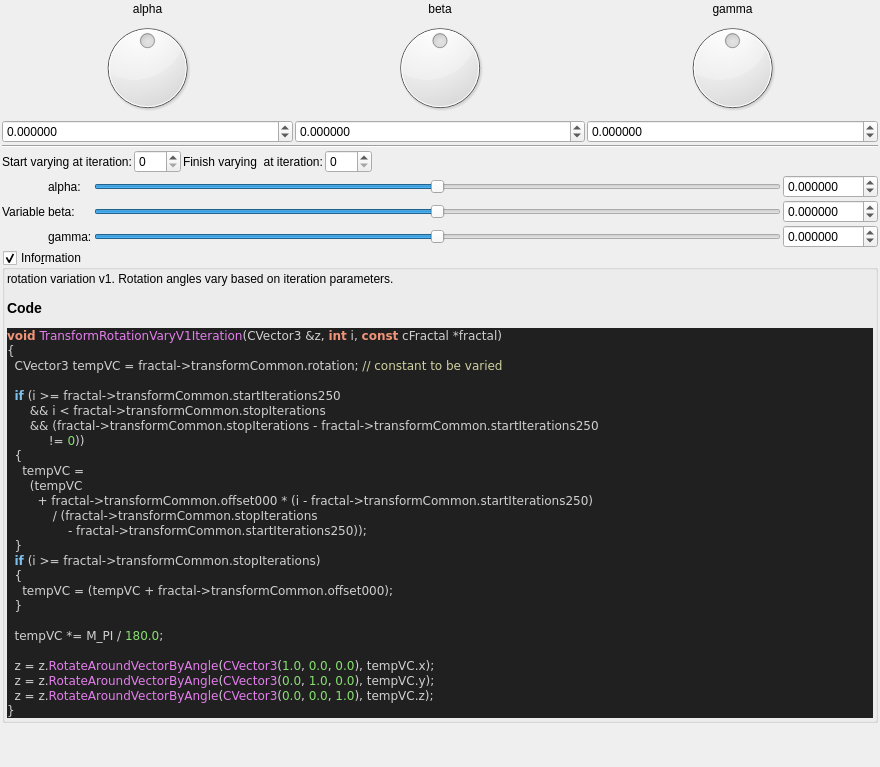
<?xml version="1.0" encoding="UTF-8"?>
<ui version="4.0">
 <class>transf_rotation_varyV1</class>
 <widget class="QWidget" name="Form">
  <property name="geometry">
   <rect>
    <x>0</x>
    <y>0</y>
    <width>880</width>
    <height>767</height>
   </rect>
  </property>
  <property name="windowTitle">
   <string notr="true">transf_rotation_varyV1</string>
  </property>
  <layout class="QVBoxLayout" name="verticalLayout">
   <property name="spacing">
    <number>2</number>
   </property>
   <property name="leftMargin">
    <number>2</number>
   </property>
   <property name="topMargin">
    <number>2</number>
   </property>
   <property name="rightMargin">
    <number>2</number>
   </property>
   <property name="bottomMargin">
    <number>2</number>
   </property>
   <item>
    <layout class="QGridLayout" name="gridLayout_2">
     <property name="spacing">
      <number>2</number>
     </property>
     <item row="2" column="2">
      <widget class="MyDoubleSpinBox" name="spinboxd3_transf_rotation_z">
       <property name="sizePolicy">
        <sizepolicy hsizetype="Minimum" vsizetype="Maximum">
         <horstretch>0</horstretch>
         <verstretch>0</verstretch>
        </sizepolicy>
       </property>
       <property name="prefix">
        <string/>
       </property>
       <property name="suffix">
        <string/>
       </property>
       <property name="decimals">
        <number>6</number>
       </property>
       <property name="minimum">
        <double>-180.000000000000000</double>
       </property>
       <property name="maximum">
        <double>180.000000000000000</double>
       </property>
       <property name="singleStep">
        <double>1.000000000000000</double>
       </property>
      </widget>
     </item>
     <item row="2" column="0">
      <widget class="MyDoubleSpinBox" name="spinboxd3_transf_rotation_x">
       <property name="sizePolicy">
        <sizepolicy hsizetype="Minimum" vsizetype="Maximum">
         <horstretch>0</horstretch>
         <verstretch>0</verstretch>
        </sizepolicy>
       </property>
       <property name="prefix">
        <string/>
       </property>
       <property name="suffix">
        <string/>
       </property>
       <property name="decimals">
        <number>6</number>
       </property>
       <property name="minimum">
        <double>-180.000000000000000</double>
       </property>
       <property name="maximum">
        <double>180.000000000000000</double>
       </property>
       <property name="singleStep">
        <double>1.000000000000000</double>
       </property>
      </widget>
     </item>
     <item row="0" column="2">
      <widget class="QLabel" name="label_15">
       <property name="text">
        <string>gamma</string>
       </property>
       <property name="alignment">
        <set>Qt::AlignCenter</set>
       </property>
      </widget>
     </item>
     <item row="0" column="0">
      <widget class="QLabel" name="label_13">
       <property name="text">
        <string>alpha</string>
       </property>
       <property name="alignment">
        <set>Qt::AlignCenter</set>
       </property>
      </widget>
     </item>
     <item row="0" column="1">
      <widget class="QLabel" name="label_14">
       <property name="text">
        <string>beta</string>
       </property>
       <property name="alignment">
        <set>Qt::AlignCenter</set>
       </property>
      </widget>
     </item>
     <item row="1" column="1">
      <widget class="QDial" name="dial3_transf_rotation_y">
       <property name="minimum">
        <number>-18000</number>
       </property>
       <property name="maximum">
        <number>18000</number>
       </property>
       <property name="wrapping">
        <bool>true</bool>
       </property>
      </widget>
     </item>
     <item row="2" column="1">
      <widget class="MyDoubleSpinBox" name="spinboxd3_transf_rotation_y">
       <property name="sizePolicy">
        <sizepolicy hsizetype="Minimum" vsizetype="Maximum">
         <horstretch>0</horstretch>
         <verstretch>0</verstretch>
        </sizepolicy>
       </property>
       <property name="prefix">
        <string/>
       </property>
       <property name="suffix">
        <string/>
       </property>
       <property name="decimals">
        <number>6</number>
       </property>
       <property name="minimum">
        <double>-180.000000000000000</double>
       </property>
       <property name="maximum">
        <double>180.000000000000000</double>
       </property>
       <property name="singleStep">
        <double>1.000000000000000</double>
       </property>
      </widget>
     </item>
     <item row="1" column="2">
      <widget class="QDial" name="dial3_transf_rotation_z">
       <property name="minimum">
        <number>-18000</number>
       </property>
       <property name="maximum">
        <number>18000</number>
       </property>
       <property name="wrapping">
        <bool>true</bool>
       </property>
      </widget>
     </item>
     <item row="1" column="0">
      <widget class="QDial" name="dial3_transf_rotation_x">
       <property name="minimum">
        <number>-18000</number>
       </property>
       <property name="maximum">
        <number>18000</number>
       </property>
       <property name="wrapping">
        <bool>true</bool>
       </property>
      </widget>
     </item>
     <item row="3" column="0" colspan="3">
      <widget class="Line" name="line">
       <property name="orientation">
        <enum>Qt::Horizontal</enum>
       </property>
      </widget>
     </item>
    </layout>
   </item>
   <item>
    <layout class="QGridLayout" name="gridLayout_44">
     <property name="spacing">
      <number>2</number>
     </property>
     <item row="0" column="0" colspan="4">
      <layout class="QGridLayout" name="gridLayout_45">
       <item row="0" column="3">
        <widget class="MySpinBox" name="spinboxInt_transf_stop_iterations">
         <property name="sizePolicy">
          <sizepolicy hsizetype="Minimum" vsizetype="Maximum">
           <horstretch>0</horstretch>
           <verstretch>0</verstretch>
          </sizepolicy>
         </property>
         <property name="maximum">
          <number>250</number>
         </property>
        </widget>
       </item>
       <item row="0" column="4">
        <spacer name="horizontalSpacer_24">
         <property name="orientation">
          <enum>Qt::Horizontal</enum>
         </property>
         <property name="sizeHint" stdset="0">
          <size>
           <width>40</width>
           <height>20</height>
          </size>
         </property>
        </spacer>
       </item>
       <item row="0" column="1">
        <widget class="MySpinBox" name="spinboxInt_transf_start_iterations_250">
         <property name="sizePolicy">
          <sizepolicy hsizetype="Minimum" vsizetype="Maximum">
           <horstretch>0</horstretch>
           <verstretch>0</verstretch>
          </sizepolicy>
         </property>
         <property name="maximum">
          <number>250</number>
         </property>
        </widget>
       </item>
       <item row="0" column="2">
        <widget class="QLabel" name="label_169">
         <property name="text">
          <string>Finish varying  at iteration:</string>
         </property>
        </widget>
       </item>
       <item row="0" column="0">
        <widget class="QLabel" name="label_171">
         <property name="text">
          <string>Start varying at iteration:</string>
         </property>
        </widget>
       </item>
      </layout>
     </item>
     <item row="2" column="3">
      <widget class="MyDoubleSpinBox" name="spinbox3_transf_offset_000_y">
       <property name="sizePolicy">
        <sizepolicy hsizetype="Minimum" vsizetype="Maximum">
         <horstretch>0</horstretch>
         <verstretch>0</verstretch>
        </sizepolicy>
       </property>
       <property name="prefix">
        <string/>
       </property>
       <property name="suffix">
        <string/>
       </property>
       <property name="decimals">
        <number>6</number>
       </property>
       <property name="minimum">
        <double>-180.000000000000000</double>
       </property>
       <property name="maximum">
        <double>180.000000000000000</double>
       </property>
       <property name="singleStep">
        <double>0.100000000000000</double>
       </property>
      </widget>
     </item>
     <item row="3" column="1">
      <widget class="QLabel" name="label_161">
       <property name="text">
        <string>gamma:</string>
       </property>
      </widget>
     </item>
     <item row="3" column="3">
      <widget class="MyDoubleSpinBox" name="spinbox3_transf_offset_000_z">
       <property name="sizePolicy">
        <sizepolicy hsizetype="Minimum" vsizetype="Maximum">
         <horstretch>0</horstretch>
         <verstretch>0</verstretch>
        </sizepolicy>
       </property>
       <property name="prefix">
        <string/>
       </property>
       <property name="suffix">
        <string/>
       </property>
       <property name="decimals">
        <number>6</number>
       </property>
       <property name="minimum">
        <double>-180.000000000000000</double>
       </property>
       <property name="maximum">
        <double>180.000000000000000</double>
       </property>
       <property name="singleStep">
        <double>0.100000000000000</double>
       </property>
      </widget>
     </item>
     <item row="1" column="1">
      <widget class="QLabel" name="label_167">
       <property name="text">
        <string>alpha:</string>
       </property>
      </widget>
     </item>
     <item row="2" column="0">
      <widget class="QLabel" name="label_166">
       <property name="text">
        <string>Variable</string>
       </property>
      </widget>
     </item>
     <item row="1" column="2">
      <widget class="QSlider" name="slider3_transf_offset_000_x">
       <property name="sizePolicy">
        <sizepolicy hsizetype="Expanding" vsizetype="Maximum">
         <horstretch>0</horstretch>
         <verstretch>0</verstretch>
        </sizepolicy>
       </property>
       <property name="minimum">
        <number>-180000000</number>
       </property>
       <property name="maximum">
        <number>180000000</number>
       </property>
       <property name="singleStep">
        <number>1</number>
       </property>
       <property name="orientation">
        <enum>Qt::Horizontal</enum>
       </property>
      </widget>
     </item>
     <item row="3" column="2">
      <widget class="QSlider" name="slider3_transf_offset_000_z">
       <property name="sizePolicy">
        <sizepolicy hsizetype="Expanding" vsizetype="Maximum">
         <horstretch>0</horstretch>
         <verstretch>0</verstretch>
        </sizepolicy>
       </property>
       <property name="minimum">
        <number>-180000000</number>
       </property>
       <property name="maximum">
        <number>180000000</number>
       </property>
       <property name="singleStep">
        <number>1</number>
       </property>
       <property name="orientation">
        <enum>Qt::Horizontal</enum>
       </property>
      </widget>
     </item>
     <item row="2" column="1">
      <widget class="QLabel" name="label_165">
       <property name="text">
        <string>beta:</string>
       </property>
      </widget>
     </item>
     <item row="1" column="3">
      <widget class="MyDoubleSpinBox" name="spinbox3_transf_offset_000_x">
       <property name="sizePolicy">
        <sizepolicy hsizetype="Minimum" vsizetype="Maximum">
         <horstretch>0</horstretch>
         <verstretch>0</verstretch>
        </sizepolicy>
       </property>
       <property name="prefix">
        <string/>
       </property>
       <property name="suffix">
        <string/>
       </property>
       <property name="decimals">
        <number>6</number>
       </property>
       <property name="minimum">
        <double>-180.000000000000000</double>
       </property>
       <property name="maximum">
        <double>180.000000000000000</double>
       </property>
       <property name="singleStep">
        <double>0.100000000000000</double>
       </property>
      </widget>
     </item>
     <item row="2" column="2">
      <widget class="QSlider" name="slider3_transf_offset_000_y">
       <property name="sizePolicy">
        <sizepolicy hsizetype="Expanding" vsizetype="Maximum">
         <horstretch>0</horstretch>
         <verstretch>0</verstretch>
        </sizepolicy>
       </property>
       <property name="minimum">
        <number>-180000000</number>
       </property>
       <property name="maximum">
        <number>180000000</number>
       </property>
       <property name="singleStep">
        <number>1</number>
       </property>
       <property name="orientation">
        <enum>Qt::Horizontal</enum>
       </property>
      </widget>
     </item>
    </layout>
   </item>
   <item>
    <widget class="MyGroupBox" name="groupCheck_info">
     <property name="title">
      <string>Info&amp;rmation</string>
     </property>
     <property name="flat">
      <bool>false</bool>
     </property>
     <property name="checkable">
      <bool>true</bool>
     </property>
     <layout class="QVBoxLayout" name="verticalLayout_2">
      <property name="spacing">
       <number>2</number>
      </property>
      <property name="leftMargin">
       <number>2</number>
      </property>
      <property name="topMargin">
       <number>2</number>
      </property>
      <property name="rightMargin">
       <number>2</number>
      </property>
      <property name="bottomMargin">
       <number>2</number>
      </property>
      <item>
       <widget class="QLabel" name="label_code_content">
        <property name="text">
         <string notr="true">&lt;p&gt;rotation variation v1. Rotation angles vary based on iteration parameters.&lt;/p&gt;&lt;table&gt;
&lt;/table&gt;
&lt;h3&gt;Code&lt;/h3&gt;
&lt;body style=&quot;background-color:#202020&quot;&gt;
&lt;pre style=&quot;color:#d0d0d0; background-color:#202020;  font-family:'Courier New',monospace;&quot;&gt;&lt;span style=&quot;color:#f09479; font-weight:bold&quot;&gt;void&lt;/span&gt; &lt;span style=&quot;color:#e47eed&quot;&gt;TransformRotationVaryV1Iteration&lt;/span&gt;&lt;span style=&quot;color:#d0d0d0&quot;&gt;(&lt;/span&gt;CVector3 &lt;span style=&quot;color:#d0d0d0&quot;&gt;&amp;amp;&lt;/span&gt;z&lt;span style=&quot;color:#d0d0d0&quot;&gt;,&lt;/span&gt; &lt;span style=&quot;color:#f09479; font-weight:bold&quot;&gt;int&lt;/span&gt; i&lt;span style=&quot;color:#d0d0d0&quot;&gt;,&lt;/span&gt; &lt;span style=&quot;color:#f09479; font-weight:bold&quot;&gt;const&lt;/span&gt; cFractal &lt;span style=&quot;color:#d0d0d0&quot;&gt;*&lt;/span&gt;fractal&lt;span style=&quot;color:#d0d0d0&quot;&gt;)&lt;/span&gt;
&lt;span style=&quot;color:#d0d0d0&quot;&gt;{&lt;/span&gt;
  CVector3 tempVC &lt;span style=&quot;color:#d0d0d0&quot;&gt;=&lt;/span&gt; fractal&lt;span style=&quot;color:#d0d0d0&quot;&gt;-&amp;gt;&lt;/span&gt;transformCommon&lt;span style=&quot;color:#d0d0d0&quot;&gt;.&lt;/span&gt;rotation&lt;span style=&quot;color:#d0d0d0&quot;&gt;;&lt;/span&gt; &lt;span style=&quot;color:#d0d0a0&quot;&gt;// constant to be varied&lt;/span&gt;

  &lt;span style=&quot;color:#7ec0ee; font-weight:bold&quot;&gt;if&lt;/span&gt; &lt;span style=&quot;color:#d0d0d0&quot;&gt;(&lt;/span&gt;i &lt;span style=&quot;color:#d0d0d0&quot;&gt;&amp;gt;=&lt;/span&gt; fractal&lt;span style=&quot;color:#d0d0d0&quot;&gt;-&amp;gt;&lt;/span&gt;transformCommon&lt;span style=&quot;color:#d0d0d0&quot;&gt;.&lt;/span&gt;startIterations250
      &lt;span style=&quot;color:#d0d0d0&quot;&gt;&amp;amp;&amp;amp;&lt;/span&gt; i &lt;span style=&quot;color:#d0d0d0&quot;&gt;&amp;lt;&lt;/span&gt; fractal&lt;span style=&quot;color:#d0d0d0&quot;&gt;-&amp;gt;&lt;/span&gt;transformCommon&lt;span style=&quot;color:#d0d0d0&quot;&gt;.&lt;/span&gt;stopIterations
      &lt;span style=&quot;color:#d0d0d0&quot;&gt;&amp;amp;&amp;amp; (&lt;/span&gt;fractal&lt;span style=&quot;color:#d0d0d0&quot;&gt;-&amp;gt;&lt;/span&gt;transformCommon&lt;span style=&quot;color:#d0d0d0&quot;&gt;.&lt;/span&gt;stopIterations &lt;span style=&quot;color:#d0d0d0&quot;&gt;-&lt;/span&gt; fractal&lt;span style=&quot;color:#d0d0d0&quot;&gt;-&amp;gt;&lt;/span&gt;transformCommon&lt;span style=&quot;color:#d0d0d0&quot;&gt;.&lt;/span&gt;startIterations250
           &lt;span style=&quot;color:#d0d0d0&quot;&gt;!=&lt;/span&gt; &lt;span style=&quot;color:#87df71&quot;&gt;0&lt;/span&gt;&lt;span style=&quot;color:#d0d0d0&quot;&gt;))&lt;/span&gt;
  &lt;span style=&quot;color:#d0d0d0&quot;&gt;{&lt;/span&gt;
    tempVC &lt;span style=&quot;color:#d0d0d0&quot;&gt;=&lt;/span&gt;
      &lt;span style=&quot;color:#d0d0d0&quot;&gt;(&lt;/span&gt;tempVC
        &lt;span style=&quot;color:#d0d0d0&quot;&gt;+&lt;/span&gt; fractal&lt;span style=&quot;color:#d0d0d0&quot;&gt;-&amp;gt;&lt;/span&gt;transformCommon&lt;span style=&quot;color:#d0d0d0&quot;&gt;.&lt;/span&gt;offset000 &lt;span style=&quot;color:#d0d0d0&quot;&gt;* (&lt;/span&gt;i &lt;span style=&quot;color:#d0d0d0&quot;&gt;-&lt;/span&gt; fractal&lt;span style=&quot;color:#d0d0d0&quot;&gt;-&amp;gt;&lt;/span&gt;transformCommon&lt;span style=&quot;color:#d0d0d0&quot;&gt;.&lt;/span&gt;startIterations250&lt;span style=&quot;color:#d0d0d0&quot;&gt;)&lt;/span&gt;
            &lt;span style=&quot;color:#d0d0d0&quot;&gt;/ (&lt;/span&gt;fractal&lt;span style=&quot;color:#d0d0d0&quot;&gt;-&amp;gt;&lt;/span&gt;transformCommon&lt;span style=&quot;color:#d0d0d0&quot;&gt;.&lt;/span&gt;stopIterations
                &lt;span style=&quot;color:#d0d0d0&quot;&gt;-&lt;/span&gt; fractal&lt;span style=&quot;color:#d0d0d0&quot;&gt;-&amp;gt;&lt;/span&gt;transformCommon&lt;span style=&quot;color:#d0d0d0&quot;&gt;.&lt;/span&gt;startIterations250&lt;span style=&quot;color:#d0d0d0&quot;&gt;));&lt;/span&gt;
  &lt;span style=&quot;color:#d0d0d0&quot;&gt;}&lt;/span&gt;
  &lt;span style=&quot;color:#7ec0ee; font-weight:bold&quot;&gt;if&lt;/span&gt; &lt;span style=&quot;color:#d0d0d0&quot;&gt;(&lt;/span&gt;i &lt;span style=&quot;color:#d0d0d0&quot;&gt;&amp;gt;=&lt;/span&gt; fractal&lt;span style=&quot;color:#d0d0d0&quot;&gt;-&amp;gt;&lt;/span&gt;transformCommon&lt;span style=&quot;color:#d0d0d0&quot;&gt;.&lt;/span&gt;stopIterations&lt;span style=&quot;color:#d0d0d0&quot;&gt;)&lt;/span&gt;
  &lt;span style=&quot;color:#d0d0d0&quot;&gt;{&lt;/span&gt;
    tempVC &lt;span style=&quot;color:#d0d0d0&quot;&gt;= (&lt;/span&gt;tempVC &lt;span style=&quot;color:#d0d0d0&quot;&gt;+&lt;/span&gt; fractal&lt;span style=&quot;color:#d0d0d0&quot;&gt;-&amp;gt;&lt;/span&gt;transformCommon&lt;span style=&quot;color:#d0d0d0&quot;&gt;.&lt;/span&gt;offset000&lt;span style=&quot;color:#d0d0d0&quot;&gt;);&lt;/span&gt;
  &lt;span style=&quot;color:#d0d0d0&quot;&gt;}&lt;/span&gt;

  tempVC &lt;span style=&quot;color:#d0d0d0&quot;&gt;*=&lt;/span&gt; M_PI &lt;span style=&quot;color:#d0d0d0&quot;&gt;/&lt;/span&gt; &lt;span style=&quot;color:#87df71&quot;&gt;180.0&lt;/span&gt;&lt;span style=&quot;color:#d0d0d0&quot;&gt;;&lt;/span&gt;

  z &lt;span style=&quot;color:#d0d0d0&quot;&gt;=&lt;/span&gt; z&lt;span style=&quot;color:#d0d0d0&quot;&gt;.&lt;/span&gt;&lt;span style=&quot;color:#e47eed&quot;&gt;RotateAroundVectorByAngle&lt;/span&gt;&lt;span style=&quot;color:#d0d0d0&quot;&gt;(&lt;/span&gt;&lt;span style=&quot;color:#e47eed&quot;&gt;CVector3&lt;/span&gt;&lt;span style=&quot;color:#d0d0d0&quot;&gt;(&lt;/span&gt;&lt;span style=&quot;color:#87df71&quot;&gt;1.0&lt;/span&gt;&lt;span style=&quot;color:#d0d0d0&quot;&gt;,&lt;/span&gt; &lt;span style=&quot;color:#87df71&quot;&gt;0.0&lt;/span&gt;&lt;span style=&quot;color:#d0d0d0&quot;&gt;,&lt;/span&gt; &lt;span style=&quot;color:#87df71&quot;&gt;0.0&lt;/span&gt;&lt;span style=&quot;color:#d0d0d0&quot;&gt;),&lt;/span&gt; tempVC&lt;span style=&quot;color:#d0d0d0&quot;&gt;.&lt;/span&gt;x&lt;span style=&quot;color:#d0d0d0&quot;&gt;);&lt;/span&gt;
  z &lt;span style=&quot;color:#d0d0d0&quot;&gt;=&lt;/span&gt; z&lt;span style=&quot;color:#d0d0d0&quot;&gt;.&lt;/span&gt;&lt;span style=&quot;color:#e47eed&quot;&gt;RotateAroundVectorByAngle&lt;/span&gt;&lt;span style=&quot;color:#d0d0d0&quot;&gt;(&lt;/span&gt;&lt;span style=&quot;color:#e47eed&quot;&gt;CVector3&lt;/span&gt;&lt;span style=&quot;color:#d0d0d0&quot;&gt;(&lt;/span&gt;&lt;span style=&quot;color:#87df71&quot;&gt;0.0&lt;/span&gt;&lt;span style=&quot;color:#d0d0d0&quot;&gt;,&lt;/span&gt; &lt;span style=&quot;color:#87df71&quot;&gt;1.0&lt;/span&gt;&lt;span style=&quot;color:#d0d0d0&quot;&gt;,&lt;/span&gt; &lt;span style=&quot;color:#87df71&quot;&gt;0.0&lt;/span&gt;&lt;span style=&quot;color:#d0d0d0&quot;&gt;),&lt;/span&gt; tempVC&lt;span style=&quot;color:#d0d0d0&quot;&gt;.&lt;/span&gt;y&lt;span style=&quot;color:#d0d0d0&quot;&gt;);&lt;/span&gt;
  z &lt;span style=&quot;color:#d0d0d0&quot;&gt;=&lt;/span&gt; z&lt;span style=&quot;color:#d0d0d0&quot;&gt;.&lt;/span&gt;&lt;span style=&quot;color:#e47eed&quot;&gt;RotateAroundVectorByAngle&lt;/span&gt;&lt;span style=&quot;color:#d0d0d0&quot;&gt;(&lt;/span&gt;&lt;span style=&quot;color:#e47eed&quot;&gt;CVector3&lt;/span&gt;&lt;span style=&quot;color:#d0d0d0&quot;&gt;(&lt;/span&gt;&lt;span style=&quot;color:#87df71&quot;&gt;0.0&lt;/span&gt;&lt;span style=&quot;color:#d0d0d0&quot;&gt;,&lt;/span&gt; &lt;span style=&quot;color:#87df71&quot;&gt;0.0&lt;/span&gt;&lt;span style=&quot;color:#d0d0d0&quot;&gt;,&lt;/span&gt; &lt;span style=&quot;color:#87df71&quot;&gt;1.0&lt;/span&gt;&lt;span style=&quot;color:#d0d0d0&quot;&gt;),&lt;/span&gt; tempVC&lt;span style=&quot;color:#d0d0d0&quot;&gt;.&lt;/span&gt;z&lt;span style=&quot;color:#d0d0d0&quot;&gt;);&lt;/span&gt;
&lt;span style=&quot;color:#d0d0d0&quot;&gt;}&lt;/span&gt;
&lt;/pre&gt;
&lt;/body&gt;</string>
        </property>
        <property name="wordWrap">
         <bool>true</bool>
        </property>
        <property name="openExternalLinks">
         <bool>true</bool>
        </property>
        <property name="textInteractionFlags">
         <set>Qt::LinksAccessibleByMouse|Qt::TextSelectableByMouse</set>
        </property>
       </widget>
      </item>
     </layout>
    </widget>
   </item>
   <item>
    <spacer name="verticalSpacer">
     <property name="orientation">
      <enum>Qt::Vertical</enum>
     </property>
     <property name="sizeHint" stdset="0">
      <size>
       <width>20</width>
       <height>40</height>
      </size>
     </property>
    </spacer>
   </item>
  </layout>
 </widget>
 <customwidgets>
  <customwidget>
   <class>MyDoubleSpinBox</class>
   <extends>QDoubleSpinBox</extends>
   <header>my_double_spin_box.h</header>
  </customwidget>
  <customwidget>
   <class>MyGroupBox</class>
   <extends>QGroupBox</extends>
   <header>my_group_box.h</header>
   <container>1</container>
  </customwidget>
  <customwidget>
   <class>MySpinBox</class>
   <extends>QSpinBox</extends>
   <header>my_spin_box.h</header>
  </customwidget>
 </customwidgets>
 <resources/>
 <connections/>
</ui>
